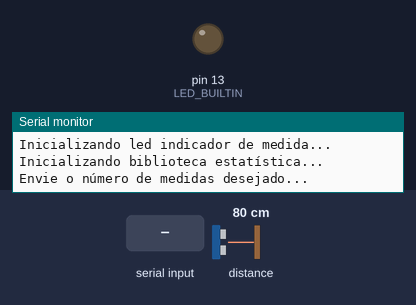
This sketch was run on a simulated Arduino Uno, built with avr-gcc and run on an emulated ATmega328P. Shown: output pins drawn as LEDs (lit = HIGH), the last lines printed to the serial monitor. Dashed ring = blinking. The inputs (shaded band) are chosen by the test bench; at power-on: distance to the obstacle 80 cm.

Above: at 1.0 s.
1.1 s: "90,45\n" received over Serial
At 1.23 s:
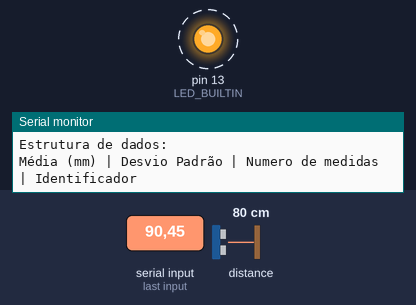
4.1 s: distance to the obstacle set to 250 cm
7.1 s: distance to the obstacle set to 203 cm
9.9 s: distance to the obstacle set to 195 cm
At 10.96 s:
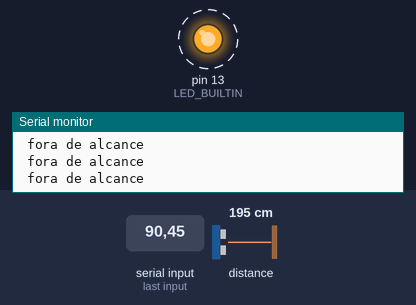
Timing chart, 0 to 13.9 s (numbered marks = the images above; inputs shaded):
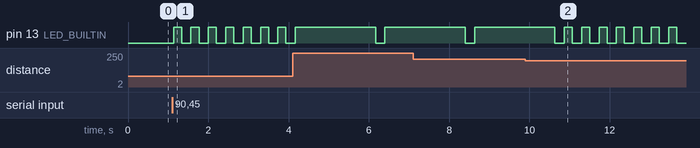

The sketch:

vl53l0x.ino
```cpp
#include "Adafruit_VL53L0X.h" // Biblioteca do sensor de distância https://github.com/adafruit/Adafruit_VL53L0X
#include "Statistic.h" // Biblioteca estatística http://playground.arduino.cc/Main/Statistics

// Criação de variáveis das bibliotecas
Statistic dadosMensurados;
Adafruit_VL53L0X lox = Adafruit_VL53L0X();

// Inicialização de variáveis
int identificadorDaMedida = 1;
int contadorNumMedidas = 0;

void setup() {
  Serial.begin(115200);

  Serial.println("  |       Experimento de Flexão - TICT de Julio Patron Witwytzkyj       |");
  Serial.println("  |    Curso de Engenharia Mecânica - Universidade do Vale do Itajaí    |\n");

  Serial.println("Inicializando sensor de distância VL53L0X...");

  // Espera pela conexão serial
  while (! Serial) {
    delay(1);
  }

  if (!lox.begin()) {
    Serial.println(F("Falha ao inicializar o VL53L0X"));
    while(1);
  }

  Serial.println("Inicializando led indicador de medida... ");
  pinMode(LED_BUILTIN, OUTPUT);

  Serial.println("Inicializando biblioteca estatística... \n");
  dadosMensurados.clear(); // Limpa valores estatísticos

  Serial.print("Envie o número de medidas desejado... ");
  recebeNumMedidas();
  Serial.println(contadorNumMedidas);

  Serial.println("\nEstrutura de dados:");
  Serial.println("Média (mm) | Desvio Padrão | Numero de medidas | Identificador");
}


void loop() {
  VL53L0X_RangingMeasurementData_t measure;

  lox.rangingTest(&measure, false); // pass in 'true' to get debug data printout!

  if (measure.RangeStatus != 4) {  // Merifica se a amostra está posicionada

      digitalWrite(LED_BUILTIN, HIGH); // Indica medida
      dadosMensurados.add(measure.RangeMilliMeter); // Adiciona medida aos dados estatísticos
      delay(200);
      digitalWrite(LED_BUILTIN, LOW);

  } else {
    Serial.println(" fora de alcance ");
    digitalWrite(LED_BUILTIN, HIGH);
    delay(2000);
    digitalWrite(LED_BUILTIN, LOW);
  }


  if (dadosMensurados.count() >= contadorNumMedidas) {

    Serial.print(dadosMensurados.average(), 2);     Serial.print("      |      "); // Média, 2 casas decimais

    Serial.print(dadosMensurados.pop_stdev(), 2);   Serial.print("     |        "); // Desvio padrão, 2 casas decimais

    Serial.print(dadosMensurados.count());          Serial.print("         |       "); // Num medidas

    Serial.print(identificadorDaMedida);            Serial.println();
    identificadorDaMedida++;

    dadosMensurados.clear();

    recebeNumMedidas();

  }

  delay(200);
}

// Aguarda até que o valor do número de medidas desejado seja enviado pela porta serial.
void recebeNumMedidas() {
  contadorNumMedidas = 0;
  while(contadorNumMedidas == 0) { // Espera até que um valor válido de medidas seja recebido
      while(!Serial.available()){} // Espera pelo comando da porta serial
      contadorNumMedidas = Serial.parseInt(); // Recebe o número de medidas
  }
}
```

Measured:
- after the input at 1.1 s, pin 13 (LED_BUILTIN): alternates HIGH for 0.20 s and LOW for 0.23 s, starting at once
- after the input at 9.9 s, pin 13 (LED_BUILTIN): alternates HIGH for 0.20 s and LOW for 0.23 s, starting after 1.2 s
